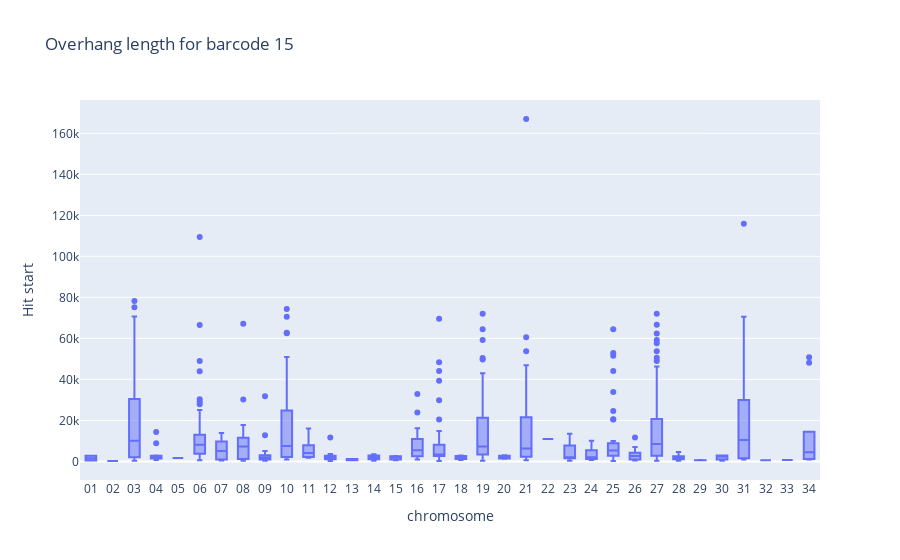

Here is the notebook cell this chart was saved with:
### Code cell
def boxbarcode(b):
    dfb = df[df['Barcode'] == b]
    chr_order = ["01", "02", "03", "04", "05","06", "07", "08", "09", "10","11", "12", "13", "14", "15","16", "17", "18", "19", "20","21", "22", "23", "24", "25","26", "27", "28", "29", "30","31", "32", "33", "34"]

    fig = px.box(dfb, x="chromosome", y="Hit start", points="outliers", title=f"Overhang length for barcode {b}", hover_name = "read",category_orders={"chromosome": chr_order})
    fig.show()
boxbarcode("15")

### Figure 1 — Plotly figure (JSON) as saved in the notebook; plotly's stock layout.template omitted (floating-point values rounded to 4 significant figures; data arrays with more than 128 entries replaced by an {"elided": "..."} marker saying what was removed)
{"data": [{"alignmentgroup": "True", "boxpoints": "outliers", "hovertemplate": "<b>%{hovertext}</b><br><br>chromosome=%{x}<br>Hit start=%{y}<extra></extra>", "hovertext": {"elided": "735 str values"}, "legendgroup": "", "marker": {"color": "#636efa"}, "name": "", "notched": false, "offsetgroup": "", "orientation": "v", "showlegend": false, "type": "box", "x": {"elided": "735 str values"}, "x0": " ", "xaxis": "x", "y": {"elided": "735 int values"}, "y0": " ", "yaxis": "y"}], "layout": {"boxmode": "group", "legend": {"tracegroupgap": 0}, "title": {"text": "Overhang length for barcode 15"}, "xaxis": {"anchor": "y", "categoryarray": ["01", "02", "03", "04", "05", "06", "07", "08", "09", "10", "11", "12", "13", "14", "15", "16", "17", "18", "19", "20", "21", "22", "23", "24", "25", "26", "27", "28", "29", "30", "31", "32", "33", "34"], "categoryorder": "array", "domain": [0, 1], "title": {"text": "chromosome"}}, "yaxis": {"anchor": "x", "domain": [0, 1], "title": {"text": "Hit start"}}}}
